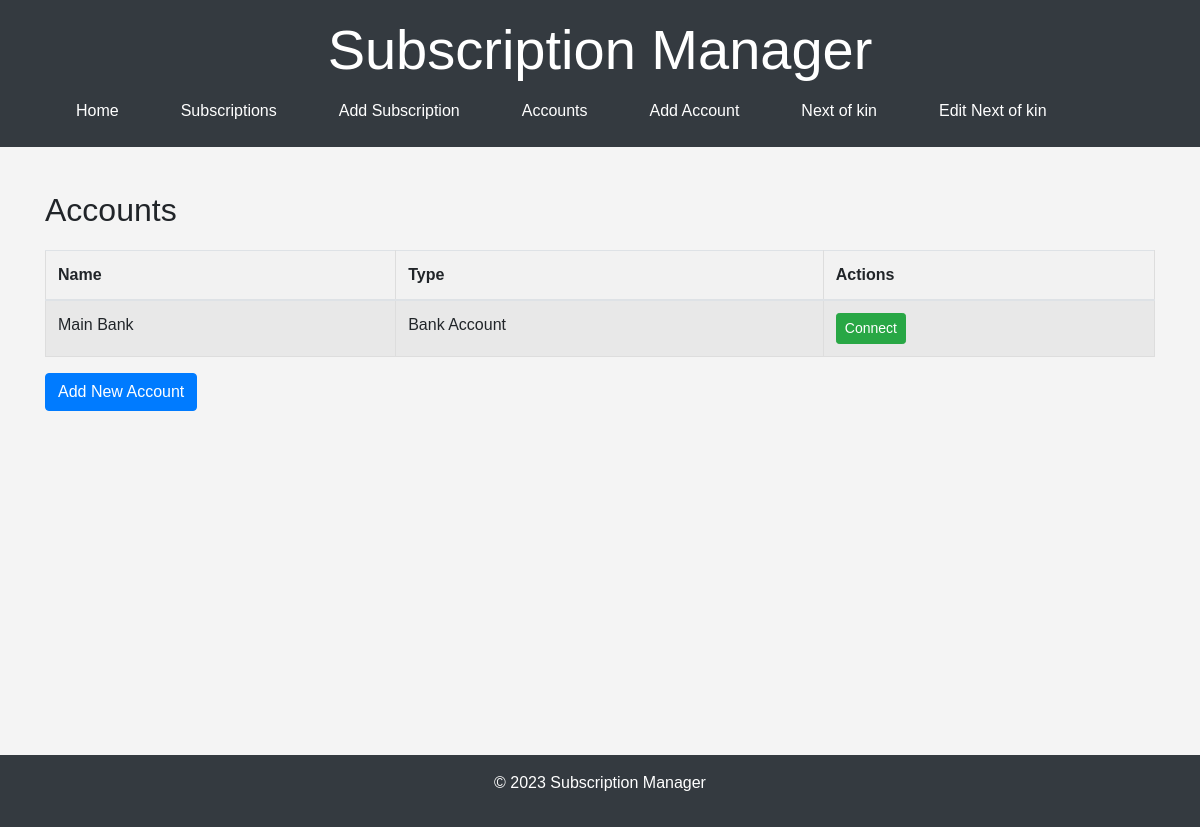
/accounts/, run on an earlier commit of the app's database.
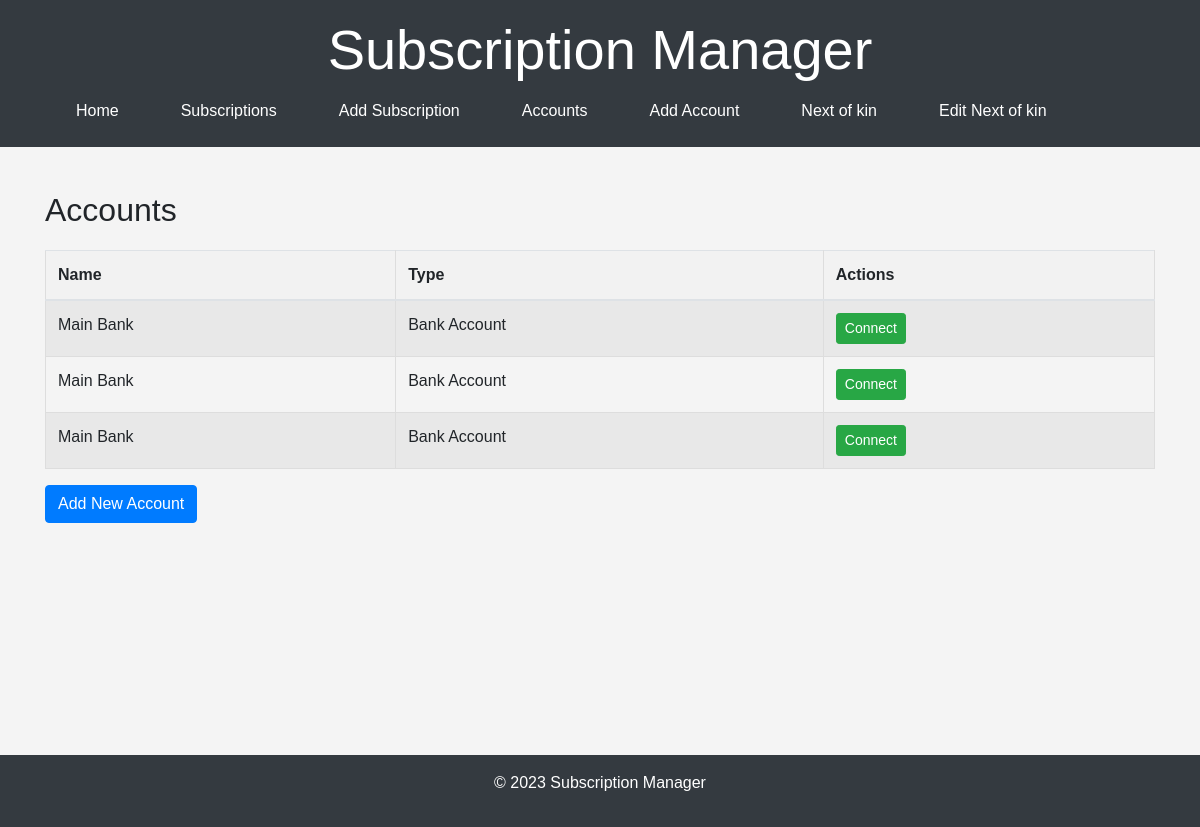
And on a later commit of the database.
### models.py (models this page shows)
class Account(Base):
    __tablename__ = "accounts"
    id = Column(Integer, primary_key=True, index=True)
    account_name = Column(String)
    account_type = Column(String)
    subscriptions = relationship("Subscription", back_populates="account")

### main.py (the view)
@app.get("/accounts/")
def read_accounts(request: Request, db: Session = Depends(get_db)):
    try:
        accounts = crud.get_accounts(db)
        return templates.TemplateResponse("accounts.html", {"request": request, "accounts": accounts})
    except Exception as e:
        logging.error(f"Error fetching accounts data: {e}")
        raise HTTPException(status_code=500, detail="Internal Server Error")

### Templates/accounts.html
{% extends "base.html" %}
{% block content %}
<h2>Accounts</h2>
<table class="table table-striped">
    <thead>
        <tr>
            <th>Name</th>
            <th>Type</th>
            <th>Actions</th>
        </tr>
    </thead>
    <tbody>
        {% for account in accounts %}
        <tr>
            <td>{{ account.account_name }}</td>
            <td>{{ account.account_type }}</td>
            <td>
                <form method="post" action="/accounts/connect/{{ account.id }}" style="display:inline;">
                    <button type="submit" class="btn btn-success btn-sm">Connect</button>
                </form>
            </td>
        </tr>
        {% endfor %}
    </tbody>
</table>
<a href="/accounts/add/" class="btn btn-primary">Add New Account</a>
{% endblock %}

### Templates/base.html (shortened to what this page needs)
<!DOCTYPE html>
<html lang="en">
<head>
    <link rel="stylesheet" href="https://stackpath.bootstrapcdn.com/bootstrap/4.5.2/css/bootstrap.min.css">
    <link rel="stylesheet" href="/static/css/styles.css">
</head>
<body>
    <header class="bg-dark text-white py-3">
        <div class="container">
            <h1 class="display-4">Subscription Manager</h1>
            <nav class="nav nav-pills">
                <a class="nav-link text-white" href="/">Home</a>
                <a class="nav-link text-white" href="/subscriptions/">Subscriptions</a>
                <a class="nav-link text-white" href="/subscriptions/add/">Add Subscription</a>
                <a class="nav-link text-white" href="/accounts/">Accounts</a>
                <a class="nav-link text-white" href="/accounts/add/">Add Account</a>
                <a class="nav-link text-white" href="/user/">Next of kin</a>
                <a class="nav-link text-white" href="/user/edit/">Edit Next of kin</a>
            </nav>
        </div>
    </header>
    <main class="container my-4">
        {% block content %}{% endblock %}
    </main>
    <footer class="bg-dark text-white text-center py-3">
        <div class="container">
            <p>&copy; 2023 Subscription Manager</p>
        </div>
    </footer>
</body>
</html>

### Static/css/styles.css (style rules this page uses)
body { font-family: Arial, sans-serif; margin: 0; padding: 0; background-color: #f4f4f4; }
header { background-color: #333; color: #fff; padding: 1em 0; text-align: center; }
nav a { color: #fff; margin: 0 15px; text-decoration: none; }
main { padding: 20px; min-height: 80vh; }
table { width: 100%; border-collapse: collapse; margin: 20px 0; }
table, th, td { border: 1px solid #ddd; padding: 8px; }
th { background-color: #f2f2f2; }

### Templates/base.html (style rules this page uses)
main { min-height: 70vh; padding-top: 20px; padding-bottom: 20px; }

What changed in the data, as far as the page shows it:
added Account: account_name "Main Bank", account_type "Bank Account"
added Account: account_name "Main Bank", account_type "Bank Account"
